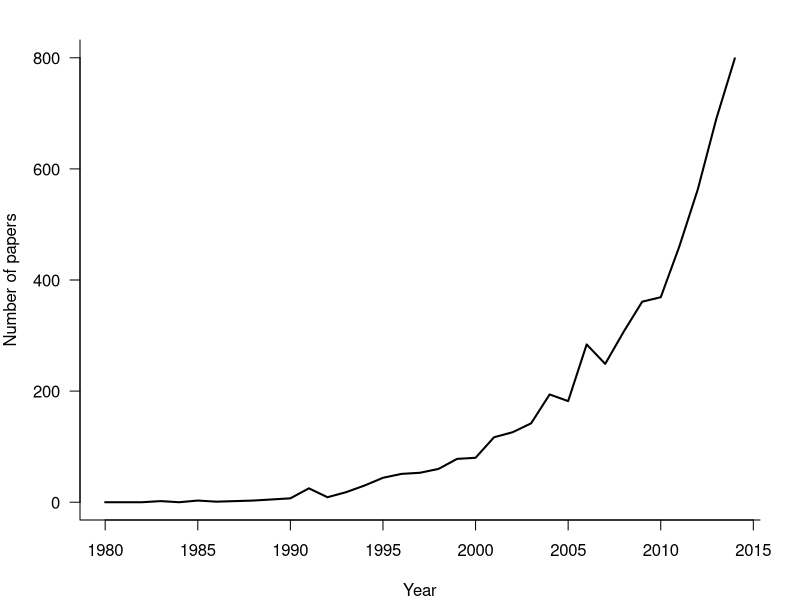

R code for this plot:
ds <- read.csv("Data/PCMCitesThruTime.csv", )

png("Manuscript/Figures/PCMCitations.png", height = 1200, width = 1200, res = 300)

# Plot citations
par(bty = "l")
par(mar = c(4, 4, 2, 2))
plot(Citations ~ Year, data = ds, type = "l", ylim = c(0, 800), 
	 las = 1, lwd = 2, ylab = "Number of papers", xlab = "Year")

dev.off()
